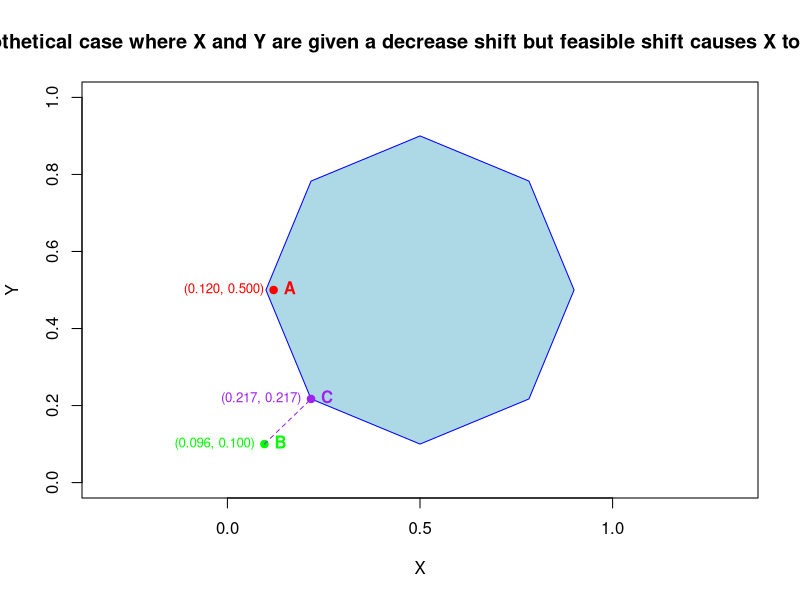

This chart was generated by the following R code:
library(sp)  

n <- 8
angle <- seq(0, 2*pi, length.out = n+1)[- (n+1)]
radius <- 0.4  
center <- c(0.5, 0.5)

octagon_x <- center[1] + radius * cos(angle)
octagon_y <- center[2] + radius * sin(angle)
octagon <- cbind(octagon_x, octagon_y)

x_left <- min(octagon_x)
y_range <- range(octagon_y[which(abs(octagon_x - x_left) < 1e-8)])
y_A <- mean(y_range)
point_A <- c(x_left + 0.02, y_A)  

lowest_y <- min(octagon_y)
point_B <- c(point_A[1] * 0.8, point_A[2] * 0.2)

closest_point_on_segment <- function(p, a, b) {
  ap <- p - a
  ab <- b - a
  t <- sum(ap * ab) / sum(ab * ab)
  t <- max(0, min(1, t))
  a + t * ab
}

distances <- numeric(n)
closest_points <- matrix(0, nrow=n, ncol=2)

for (i in 1:n) {
  a <- octagon[i,]
  b <- octagon[ifelse(i==n, 1, i+1),]
  proj <- closest_point_on_segment(point_B, a, b)
  dist <- sqrt(sum((proj - point_B)^2))
  distances[i] <- dist
  closest_points[i,] <- proj
}

order_idx <- order(distances)
point_C <- closest_points[order_idx[1],]
dist_C <- distances[order_idx[1]]
second_closest_dist <- distances[order_idx[2]]

cat("Coordinates:\n")
cat(sprintf("Point A: (%.3f, %.3f)\n", point_A[1], point_A[2]))
cat(sprintf("Point B: (%.3f, %.3f)\n", point_B[1], point_B[2]))
cat(sprintf("Point C: (%.3f, %.3f)\n\n", point_C[1], point_C[2]))

cat(sprintf("Distance B-C: %.4f\n", dist_C))
cat(sprintf("Distance B-second closest edge: %.4f\n", second_closest_dist))

plot(octagon, type='n', asp=1, xlim=c(0,1), ylim=c(0,1),
     main="Hypothetical case where X and Y are given a decrease shift but feasible shift causes X to increase",
     xlab = "X",
     ylab = "Y")
polygon(octagon, col='lightblue', border='blue')
points(rbind(point_A, point_B, point_C), pch=19, col=c("red", "green", "purple"))

label_point <- function(point, label, col) {
  text(point[1], point[2], label, pos=4, col=col, font=2)
  coord_text <- sprintf("(%.3f, %.3f)", point[1], point[2])
  text(point[1], point[2], coord_text, pos=2, col=col, cex=0.8)
}

label_point(point_A, "A", "red")
label_point(point_B, "B", "green")
label_point(point_C, "C", "purple")

segments(point_B[1], point_B[2], point_C[1], point_C[2], col='purple', lty=2)
